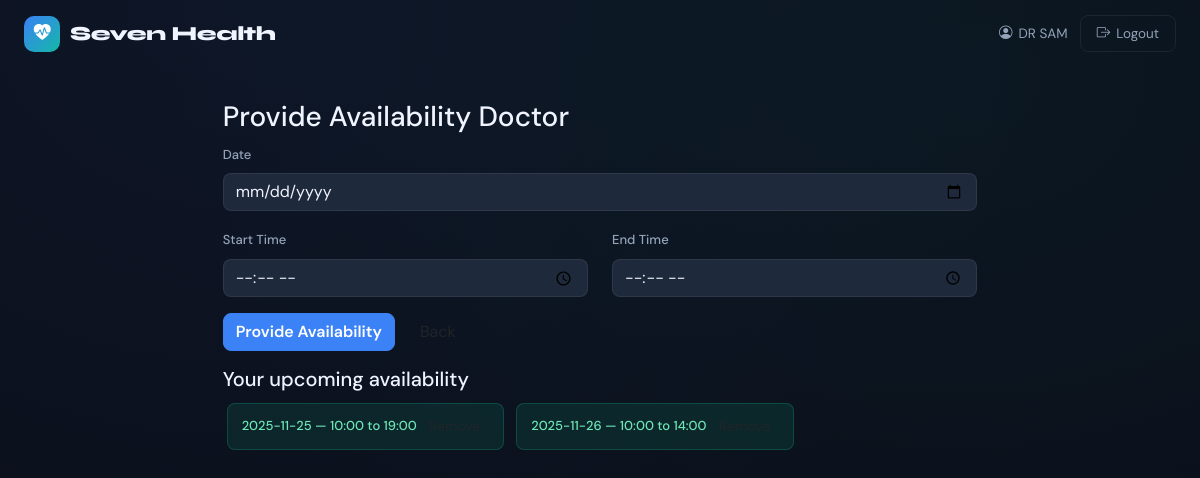
Screenshot of /doctor/availability (signed in) with the database file from the repository.
### models.py (models this page shows, shortened)
class User(UserMixin, db.Model):
    __tablename__ = 'users'
    id = db.Column(db.Integer, primary_key=True)
    role = db.Column(db.String(20), nullable=False)  # 'admin', 'doctor', 'patient'
    username = db.Column(db.String(120), unique=True, nullable=False)
    password_hash = db.Column(db.String(255), nullable=False)
    name = db.Column(db.String(120), nullable=True)
    contact = db.Column(db.String(50), nullable=True)
    department_id = db.Column(db.Integer, db.ForeignKey('departments.id'), nullable=True)
    specialization = db.Column(db.String(120), nullable=True)
    age = db.Column(db.Integer, nullable=True)
    def is_doctor(self):
        return self.role == 'doctor'

class Availability(db.Model):
    __tablename__ = 'availability'
    id = db.Column(db.Integer, primary_key=True)
    doctor_id = db.Column(db.Integer, db.ForeignKey('users.id'), nullable=False)
    date = db.Column(db.Date, nullable=False)
    start_time = db.Column(db.Time, nullable=False)
    end_time = db.Column(db.Time, nullable=False)
    doctor = db.relationship('User', backref=db.backref('availabilities', cascade='all, delete-orphan'))

### app.py (the view, shortened to what this page needs)
    @app.route('/doctor/availability', methods=['GET','POST'])
    @login_required
    @doctor_required
    def doctor_availability():
        form = AvailabilityForm()
        availabilities = Availability.query.filter_by(doctor_id=current_user.id).order_by(Availability.date, Availability.start_time).all()
        return render_template('doctor_profile.html', form=form, action='Provide Availability', availabilities=availabilities)

### forms.py
class AvailabilityForm(FlaskForm):
    date = DateField('Date', validators=[DataRequired()])
    start_time = TimeField('Start Time', validators=[DataRequired()])
    end_time = TimeField('End Time', validators=[DataRequired()])
    submit = SubmitField('Provide Availability')

### templates/doctor_profile.html (shortened to what this page needs)
{% extends "base.html" %}
{% block content %}
<div class="row justify-content-center">
  <div class="col-md-8">
    <div class="custom-card">
      <h3>{{ action }} Doctor</h3>
      {% if form.__class__.__name__ == 'DoctorForm' and action in ['Create', 'Edit'] %}
      <form method="post">
        {{ form.hidden_tag() }}
        <div class="mb-3">
          {{ form.username.label(class="form-label") }}
          {{ form.username(class="form-control") }}
        </div>
        <div class="mb-3">
          {{ form.password.label(class="form-label") }}
          {{ form.password(class="form-control") }}
          <small class="form-text text-muted">Leave blank to keep existing password (on edit).</small>
        </div>
        <div class="mb-3">
          {{ form.name.label(class="form-label") }}
          {{ form.name(class="form-control") }}
        </div>
        <div class="mb-3">
          {{ form.specialization.label(class="form-label") }}
          {{ form.specialization(class="form-control") }}
        </div>
        <div class="mb-3">
          {{ form.contact.label(class="form-label") }}
          {{ form.contact(class="form-control") }}
        </div>
        <div>
          {{ form.submit(class="btn btn-success") }}
          <a href="{{ url_for('admin_dashboard') }}" class="btn btn-soft ms-2">Cancel</a>
        </div>
      </form>
      {% else %}
      <form method="post">
        <div class="mb-3">
          {{ form.date.label(class="form-label") }}
          {{ form.date(class="form-control") }}
        </div>
        <div class="mb-3 row">
          <div class="col">
            {{ form.start_time.label(class="form-label") }}
            {{ form.start_time(class="form-control") }}
          </div>
          <div class="col">
            {{ form.end_time.label(class="form-label") }}
            {{ form.end_time(class="form-control") }}
          </div>
        </div>
        <div>
          {{ form.submit(class="btn btn-primary") }}
          <a href="{{ url_for('doctor_dashboard') }}" class="btn btn-soft ms-2">Back</a>
        </div>
      </form>
      {% endif %}
    </div>
    {% if current_user.is_authenticated and current_user.is_doctor() %}
    <div class="custom-card mt-3">
      <h5>Your upcoming availability</h5>
      <div>
        {% if availabilities %}
          {% for av in availabilities[:14] %}
            <div class="slot slot-free mb-2">
              {{ av.date.strftime('%Y-%m-%d') }} — {{ av.start_time.strftime('%H:%M') }} to {{ av.end_time.strftime('%H:%M') }}
              <form method="post" action="{{ url_for('delete_availability', av_id=av.id) }}" style="display:inline;">
                <button class="btn btn-sm btn-soft">Remove</button>
              </form>
            </div>
          {% endfor %}
        {% else %}
          <p>No availability set yet for the coming days.</p>
        {% endif %}
      </div>
    </div>
    {% endif %}
  </div>
</div>
{% endblock %}

### templates/base.html (shortened to what this page needs)
<!doctype html>
<html lang="en">
<head>
  <link href="https://cdn.jsdelivr.net/npm/bootstrap@5.3.0/dist/css/bootstrap.min.css" rel="stylesheet">
  <link rel="stylesheet" href="https://cdn.jsdelivr.net/npm/bootstrap-icons@1.11.0/font/bootstrap-icons.css">
  <link rel="stylesheet" href="{{ url_for('static', filename='css/styles.css') }}">
</head>
<body>
<nav class="hms-nav" id="mainNav">
  <div class="nav-inner">
    <a href="{{ url_for('index') }}" class="nav-brand">
      <span class="brand-icon"><i class="bi bi-heart-pulse-fill"></i></span>
      <span class="brand-text">Seven Health</span>
    </a>
    <div class="nav-actions">
      {% if current_user.is_authenticated %}
        <span class="nav-user">
          <i class="bi bi-person-circle"></i>
          {{ current_user.name }}
        </span>
        <a href="{{ url_for('logout') }}" class="nav-btn-ghost">
          <i class="bi bi-box-arrow-right"></i> Logout
        </a>
      {% else %}
        <a href="{{ url_for('login') }}" class="nav-btn-primary">
          <i class="bi bi-box-arrow-in-right"></i> Sign In
        </a>
      {% endif %}
    </div>
  </div>
</nav>
<div class="page-wrapper">
  {% block content %}{% endblock %}
</div>
</body>
</html>

### static/css/styles.css (style rules this page uses)
:root { --bg-base: #0b0f1a; --bg-surface: #111827; --bg-card: #161d2e; --bg-elevated: #1e293b; --border: rgba(255,255,255,0.07); --border-bright: rgba(99,179,255,0.25); --accent-blue: #3b82f6; --accent-blue-glow: rgba(59,130,246,0.18); --accent-teal: #14b8a6; --accent-teal-glow: rgba(20,184,166,0.15); --accent-purple: #8b5cf6; --accent-rose: #f43f5e; --accent-amber: #f59e0b; --accent-green: #10b981; --text-primary: #f0f4ff; --text-secondary: #94a3b8; --text-muted: #475569; --radius-sm: 8px; --radius-md: 14px; --radius-lg: 20px; --radius-xl: 28px; --shadow-sm: 0 2px 8px rgba(0,0,0,0.35); --shadow-md: 0 8px 24px rgba(0,0,0,0.45); --shadow-lg: 0 20px 48px rgba(0,0,0,0.55); --font-body: 'DM Sans', sans-serif; --font-display: 'Syne', sans-serif; }
*, *::before, *::after { box-sizing: border-box; margin: 0; padding: 0; }
html { scroll-behavior: smooth; }
body { background: var(--bg-base); background-image: radial-gradient(ellipse at 20% 0%, rgba(59,130,246,0.06) 0%, transparent 60%), radial-gradient(ellipse at 80% 10%, rgba(20,184,166,0.05) 0%, transparent 60%); color: var(--text-primary); font-family: var(--font-body); font-size: 15px; line-height: 1.6; min-height: 100vh; }
a { color: var(--accent-blue); text-decoration: none; transition: color .2s; }
.hms-nav { position: fixed; top: 0; left: 0; right: 0; z-index: 100; padding: 0 24px; height: 68px; display: flex; align-items: center; border-bottom: 1px solid transparent; transition: background .3s, border-color .3s, backdrop-filter .3s; }
.nav-inner { max-width: 1280px; width: 100%; margin: 0 auto; display: flex; align-items: center; justify-content: space-between; }
.nav-brand { display: flex; align-items: center; gap: 10px; color: var(--text-primary) !important; font-family: var(--font-display); font-size: 1.25rem; letter-spacing: -0.02em; }
.brand-icon { width: 36px; height: 36px; background: linear-gradient(135deg, var(--accent-blue), var(--accent-teal)); border-radius: 10px; display: flex; align-items: center; justify-content: center; font-size: 17px; color: white; }
.brand-text { font-weight: 800; }
.nav-actions { display: flex; align-items: center; gap: 12px; }
.nav-user { color: var(--text-secondary); font-size: 13.5px; display: flex; align-items: center; gap: 6px; }
.nav-btn-ghost { padding: 7px 16px; border-radius: var(--radius-sm); border: 1px solid var(--border); color: var(--text-secondary) !important; font-size: 13.5px; display: flex; align-items: center; gap: 6px; transition: all .2s; }
.page-wrapper { max-width: 1280px; margin: 0 auto; padding: 100px 28px 60px; }
.form-control, .form-select { background: var(--bg-elevated) !important; border: 1px solid var(--border) !important; color: var(--text-primary) !important; border-radius: var(--radius-sm) !important; font-family: var(--font-body) !important; }
.form-control::placeholder { color: var(--text-muted) !important; }
label { color: var(--text-secondary) !important; font-size: 13px; font-weight: 500; }
.btn-primary { background: var(--accent-blue) !important; border-color: var(--accent-blue) !important; font-family: var(--font-body); border-radius: var(--radius-sm) !important; font-weight: 600; }
.slot { padding: 7px 14px; border-radius: 8px; font-size: 13px; margin: 4px; display: inline-block; font-weight: 500; }
.slot-free { background: rgba(16,185,129,0.12); color: #6ee7b7; border: 1px solid rgba(16,185,129,0.25); }

### rows the page displays
User: name "DR SAM"
Availability: date "2025-11-25", start_time "10:00", end_time "19:00"
Availability: date "2025-11-26", start_time "10:00", end_time "14:00"

### other values shown
{{ action }} "Provide Availability"
